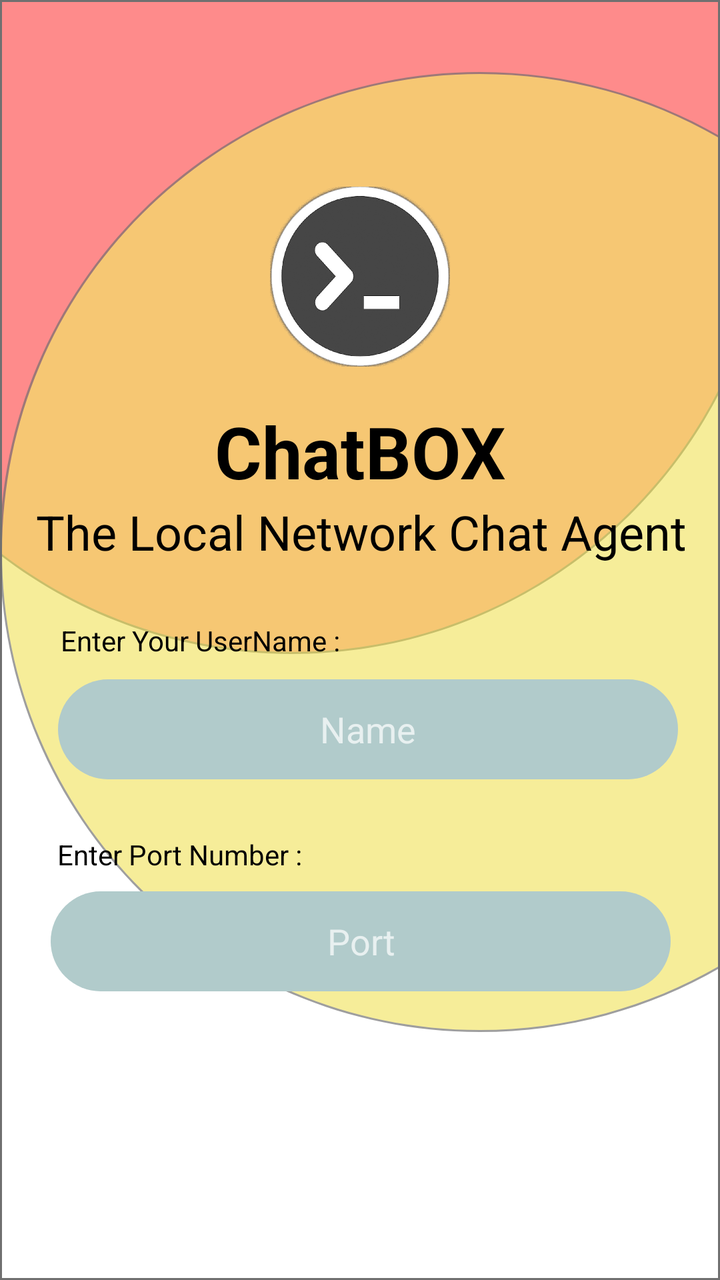
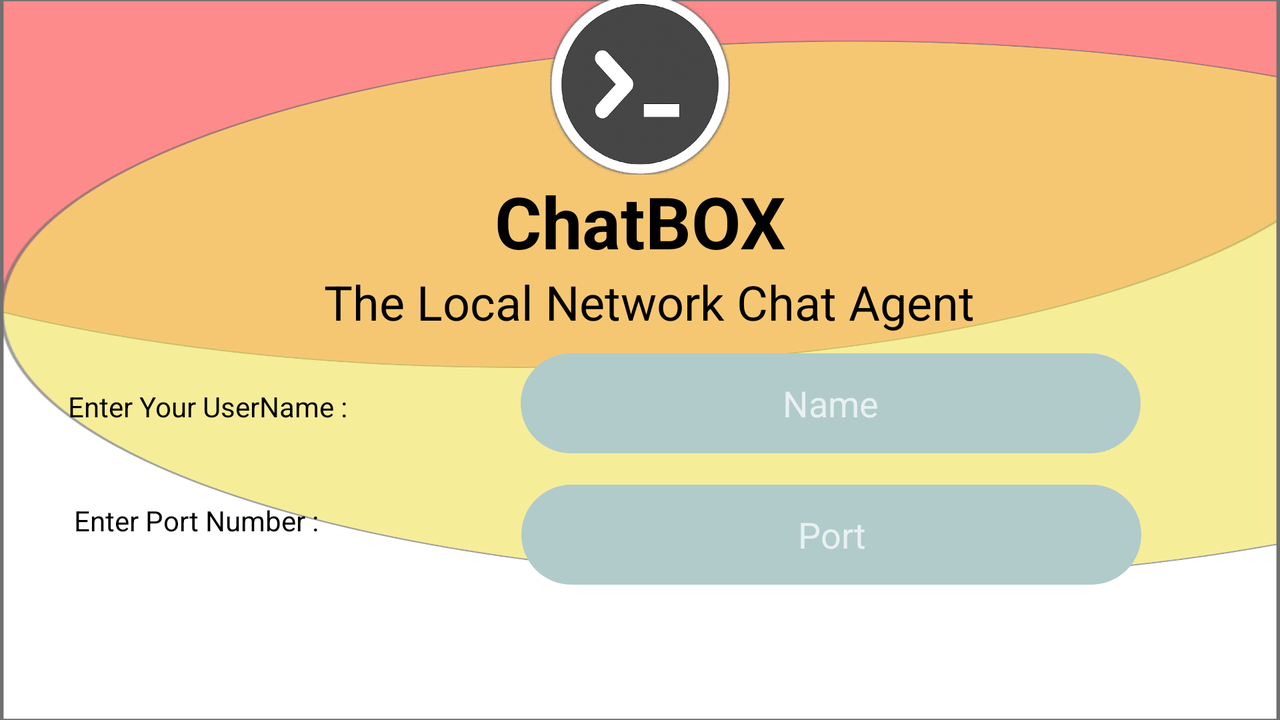

First picture: res/layout/ on a phone held upright. Second picture: the repository's own variant of that layout, on a device whose configuration matches the variant's folder. Source for both follows.
<!-- AndroidManifest.xml: application theme Theme.Design.NoActionBar -->
<!-- res/layout/activity_login.xml -->
<?xml version="1.0" encoding="utf-8"?>
<androidx.constraintlayout.widget.ConstraintLayout xmlns:android="http://schemas.android.com/apk/res/android"
    xmlns:app="http://schemas.android.com/apk/res-auto"
    xmlns:tools="http://schemas.android.com/tools"
    android:layout_width="match_parent"
    android:layout_height="match_parent"
    android:animateLayoutChanges="true"
    android:background="@drawable/bg_login"
    tools:context=".LoginActivity">

    <TextView
        android:id="@+id/textView2"
        android:layout_width="wrap_content"
        android:layout_height="wrap_content"
        android:layout_marginTop="28dp"
        android:text="Enter Port Number :"
        android:textColor="@color/black"
        android:layout_marginStart="10dp"
        app:layout_constraintBottom_toBottomOf="parent"
        app:layout_constraintEnd_toEndOf="parent"
        app:layout_constraintHorizontal_bias="0.082"
        app:layout_constraintStart_toStartOf="parent"
        app:layout_constraintTop_toBottomOf="@+id/username"
        app:layout_constraintVertical_bias="0.0" />

    <Button
        android:id="@+id/lgnbutton"
        android:layout_width="310dp"
        android:layout_height="wrap_content"
        android:background="@drawable/button"
        android:foreground="?attr/selectableItemBackgroundBorderless"
        android:text="LOGIN"
        android:transitionName="buttonTransition"
        app:layout_constraintBottom_toBottomOf="parent"
        app:layout_constraintEnd_toEndOf="parent"
        app:layout_constraintStart_toStartOf="parent"
        app:layout_constraintTop_toBottomOf="@+id/textView2"
        app:layout_constraintVertical_bias="0.721" />

    <EditText
        android:id="@+id/username"
        android:layout_width="310dp"
        android:layout_height="wrap_content"
        android:background="@drawable/drawable_textbox"
        android:ems="10"
        android:gravity="center|clip_vertical"
        android:hint="Name"
        android:textColor="@color/white"
        android:inputType="textPersonName"
        android:textAlignment="gravity"
        app:layout_constraintBottom_toBottomOf="parent"
        app:layout_constraintEnd_toEndOf="parent"
        app:layout_constraintHorizontal_bias="0.58"
        app:layout_constraintStart_toStartOf="parent"
        app:layout_constraintTop_toBottomOf="@+id/textView3"
        app:layout_constraintVertical_bias="0.038" />

    <TextView
        android:id="@+id/textView3"
        android:layout_width="wrap_content"
        android:layout_height="wrap_content"
        android:text="Enter Your UserName :"
        android:textColor="@color/black"
        android:layout_marginStart="10dp"
        app:layout_constraintBottom_toBottomOf="parent"
        app:layout_constraintEnd_toEndOf="parent"
        app:layout_constraintHorizontal_bias="0.096"
        app:layout_constraintStart_toStartOf="parent"
        app:layout_constraintTop_toTopOf="parent" />

    <EditText
        android:id="@+id/portnum"
        android:layout_width="310dp"
        android:layout_height="wrap_content"
        android:layout_marginBottom="16dp"
        android:background="@drawable/drawable_textbox"
        android:ems="10"
        android:gravity="center|clip_vertical"
        android:hint="Port"
        android:textColor="@color/white"
        android:inputType="number"
        android:textAlignment="gravity"
        app:layout_constraintBottom_toTopOf="@+id/lgnbutton"
        app:layout_constraintEnd_toEndOf="parent"
        app:layout_constraintHorizontal_bias="0.508"
        app:layout_constraintStart_toStartOf="parent"
        app:layout_constraintTop_toBottomOf="@+id/textView2"
        app:layout_constraintVertical_bias="0.198" />

    <TextView
        android:id="@+id/textViewLogin"
        android:layout_width="wrap_content"
        android:layout_height="wrap_content"
        android:text="The Local Network Chat Agent"
        android:transitionName="aboutTransition"
        android:textAlignment="center"
        android:textColor="@color/black"
        android:textSize="24sp"
        app:layout_constraintBottom_toBottomOf="parent"
        app:layout_constraintEnd_toEndOf="parent"
        app:layout_constraintHorizontal_bias="0.515"
        app:layout_constraintStart_toStartOf="parent"
        app:layout_constraintTop_toTopOf="parent"
        app:layout_constraintVertical_bias="0.411" />

    <TextView
        android:id="@+id/Title1"
        android:layout_width="wrap_content"
        android:layout_height="wrap_content"
        android:fontFamily="sans-serif"
        android:text="@string/app_name"
        android:transitionName="nameTransition"
        android:textSize="36sp"
        android:textStyle="bold"
        android:textColor="@color/black"
        app:layout_constraintBottom_toTopOf="@+id/textViewLogin"
        app:layout_constraintEnd_toEndOf="parent"
        app:layout_constraintStart_toStartOf="parent"
        app:layout_constraintTop_toTopOf="parent"
        app:layout_constraintVertical_bias="1.0" />

    <ImageView
        android:id="@+id/imageView"
        android:layout_width="102dp"
        android:layout_height="90dp"
        app:layout_constraintBottom_toTopOf="@+id/Title1"
        app:layout_constraintEnd_toEndOf="parent"
        app:layout_constraintStart_toStartOf="parent"
        android:transitionName="imageTransition"
        app:layout_constraintTop_toTopOf="parent"
        app:layout_constraintVertical_bias="0.837"
        app:srcCompat="@drawable/logo" />
</androidx.constraintlayout.widget.ConstraintLayout>
<!-- resources referenced by this layout -->
<resources>
  <color name="black">#000</color>
  <color name="white">#fff</color>
  <!-- drawable bg_login: png bitmap (drawable-hdpi, 35699 bytes) -->
  <!-- drawable drawable_textbox (drawable) -->
  <?xml version="1.0" encoding="utf-8"?>
  <shape android:shape="rectangle"  xmlns:android="http://schemas.android.com/apk/res/android">
      <solid android:color="@color/colorPrimary"/>
      <corners android:radius="50sp" />
      <size android:width="310dp" android:height="50dp" />
  </shape>
  <!-- drawable logo: png bitmap (drawable-hdpi, 411953 bytes) -->
  <string name="app_name">ChatBOX</string>
  <color name="colorPrimary">#B1CBCB</color>
</resources>
<!-- res/layout-land/activity_login.xml (the author's variant of the layout above) -->
<!-- drawn on the phone turned sideways -->
<?xml version="1.0" encoding="utf-8"?>
<androidx.constraintlayout.widget.ConstraintLayout xmlns:android="http://schemas.android.com/apk/res/android"
    xmlns:app="http://schemas.android.com/apk/res-auto"
    xmlns:tools="http://schemas.android.com/tools"
    android:layout_width="match_parent"
    android:layout_height="match_parent"
    android:animateLayoutChanges="true"
    android:background="@drawable/bg_login"
    tools:context=".LoginActivity">

    <TextView
        android:id="@+id/textView2"
        android:layout_width="wrap_content"
        android:layout_height="wrap_content"
        android:layout_marginStart="10dp"
        android:text="Enter Port Number :"
        android:textColor="@color/black"
        app:layout_constraintBottom_toBottomOf="parent"
        app:layout_constraintEnd_toEndOf="parent"
        app:layout_constraintHorizontal_bias="0.053"
        app:layout_constraintStart_toStartOf="parent"
        app:layout_constraintTop_toBottomOf="@+id/textView3"
        app:layout_constraintVertical_bias="0.296" />

    <Button
        android:id="@+id/lgnbutton"
        android:layout_width="310dp"
        android:layout_height="wrap_content"
        android:background="@drawable/button"
        android:foreground="?attr/selectableItemBackgroundBorderless"
        android:text="LOGIN"
        android:transitionName="buttonTransition"
        app:layout_constraintBottom_toBottomOf="parent"
        app:layout_constraintEnd_toEndOf="parent"
        app:layout_constraintStart_toStartOf="parent"
        app:layout_constraintTop_toBottomOf="@+id/textView2"
        app:layout_constraintVertical_bias="0.721" />

    <EditText
        android:id="@+id/username"
        android:layout_width="310dp"
        android:layout_height="wrap_content"
        android:layout_marginStart="51dp"
        android:layout_marginEnd="52dp"
        android:background="@drawable/drawable_textbox"
        android:ems="10"
        android:gravity="center|clip_vertical"
        android:hint="Name"
        android:inputType="textPersonName"
        android:textAlignment="gravity"
        android:textColor="@color/white"
        app:layout_constraintBottom_toBottomOf="parent"
        app:layout_constraintEnd_toEndOf="parent"
        app:layout_constraintHorizontal_bias="0.666"
        app:layout_constraintStart_toEndOf="@+id/textView3"
        app:layout_constraintTop_toTopOf="parent"
        app:layout_constraintVertical_bias="0.57" />

    <TextView
        android:id="@+id/textView3"
        android:layout_width="wrap_content"
        android:layout_height="wrap_content"
        android:layout_marginStart="10dp"
        android:text="Enter Your UserName :"
        android:textColor="@color/black"
        app:layout_constraintBottom_toBottomOf="parent"
        app:layout_constraintEnd_toEndOf="parent"
        app:layout_constraintHorizontal_bias="0.049"
        app:layout_constraintStart_toStartOf="parent"
        app:layout_constraintTop_toTopOf="parent"
        app:layout_constraintVertical_bias="0.568" />

    <EditText
        android:id="@+id/portnum"
        android:layout_width="310dp"
        android:layout_height="wrap_content"
        android:layout_marginBottom="16dp"
        android:background="@drawable/drawable_textbox"
        android:ems="10"
        android:gravity="center|clip_vertical"
        android:hint="Port"
        android:inputType="number"
        android:textAlignment="gravity"
        android:textColor="@color/white"
        app:layout_constraintBottom_toTopOf="@+id/lgnbutton"
        app:layout_constraintEnd_toEndOf="parent"
        app:layout_constraintHorizontal_bias="0.79"
        app:layout_constraintStart_toStartOf="parent"
        app:layout_constraintTop_toBottomOf="@+id/textView2"
        app:layout_constraintVertical_bias="0.783" />

    <TextView
        android:id="@+id/textViewLogin"
        android:layout_width="wrap_content"
        android:layout_height="wrap_content"
        android:text="The Local Network Chat Agent"
        android:transitionName="aboutTransition"
        android:textAlignment="center"
        android:textColor="@color/black"
        android:textSize="24sp"
        app:layout_constraintBottom_toBottomOf="parent"
        app:layout_constraintEnd_toEndOf="parent"
        app:layout_constraintHorizontal_bias="0.515"
        app:layout_constraintStart_toStartOf="parent"
        app:layout_constraintTop_toTopOf="parent"
        app:layout_constraintVertical_bias="0.411" />

    <TextView
        android:id="@+id/Title1"
        android:layout_width="wrap_content"
        android:layout_height="wrap_content"
        android:fontFamily="sans-serif"
        android:text="@string/app_name"
        android:transitionName="nameTransition"
        android:textSize="36sp"
        android:textStyle="bold"
        android:textColor="@color/black"
        app:layout_constraintBottom_toTopOf="@+id/textViewLogin"
        app:layout_constraintEnd_toEndOf="parent"
        app:layout_constraintStart_toStartOf="parent"
        app:layout_constraintTop_toTopOf="parent"
        app:layout_constraintVertical_bias="1.0" />

    <ImageView
        android:id="@+id/imageView"
        android:layout_width="102dp"
        android:layout_height="90dp"
        app:layout_constraintBottom_toTopOf="@+id/Title1"
        app:layout_constraintEnd_toEndOf="parent"
        app:layout_constraintStart_toStartOf="parent"
        android:transitionName="imageTransition"
        app:layout_constraintTop_toTopOf="parent"
        app:layout_constraintVertical_bias="0.837"
        app:srcCompat="@drawable/logo" />
</androidx.constraintlayout.widget.ConstraintLayout>
